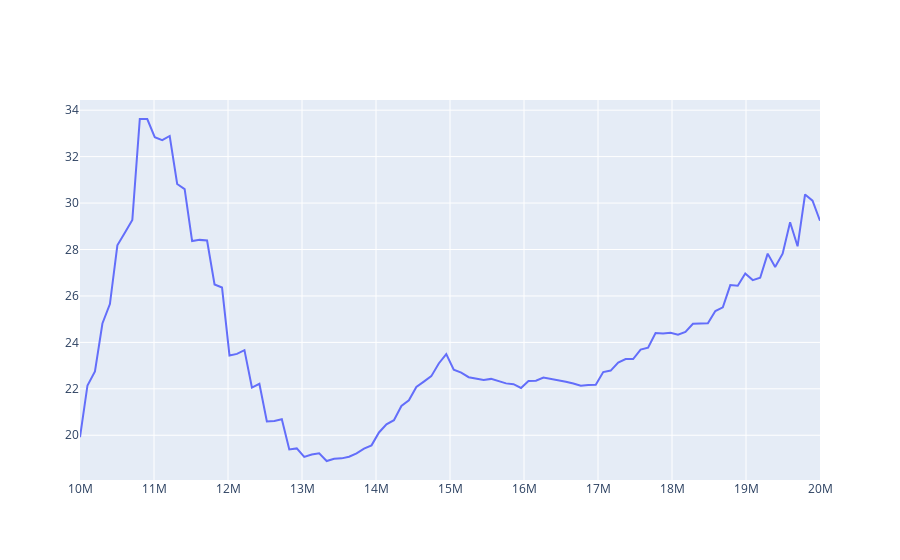

The notebook cell saved with this chart:
### Code cell
# plot time
fig1 = go.Figure()  # create a figure
fig1.add_trace(
    go.Scatter(x= BWs, y=performance_list, mode="lines", name=f"ISLR = {performance1}")
)  # the name attribute is the legend
